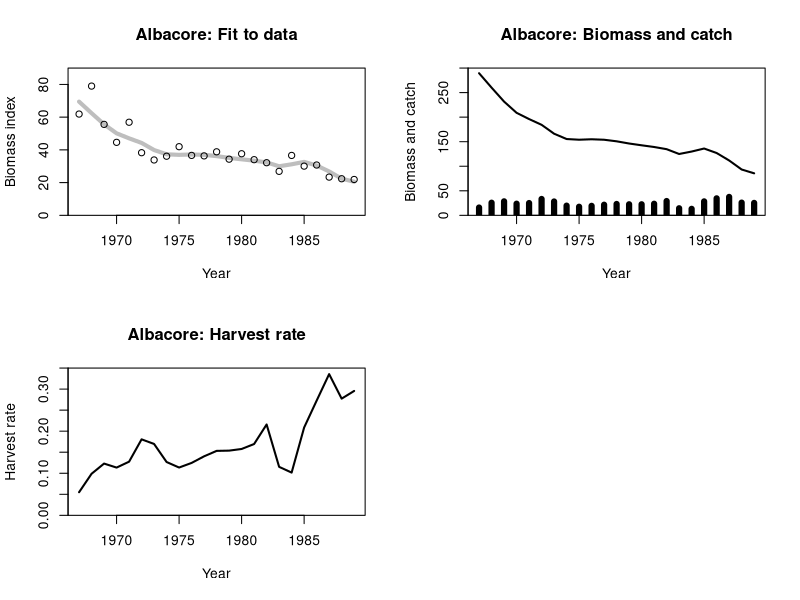
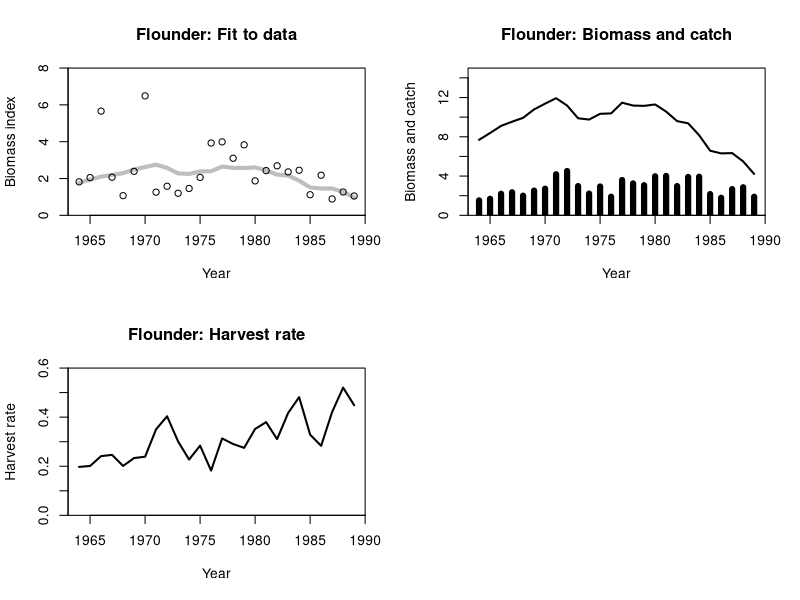
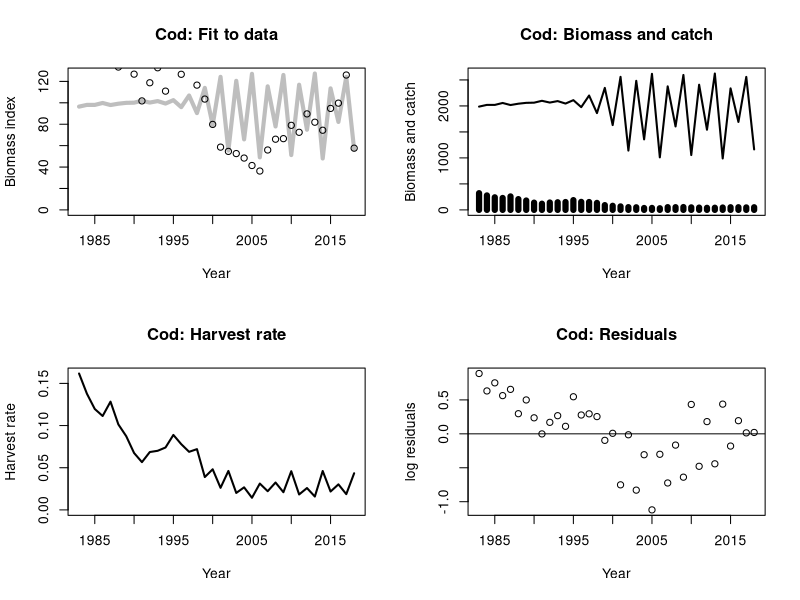
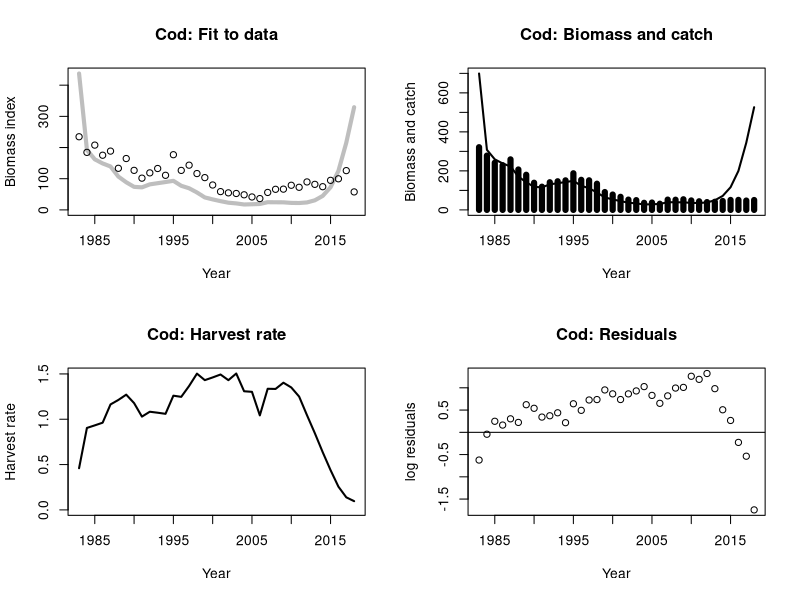
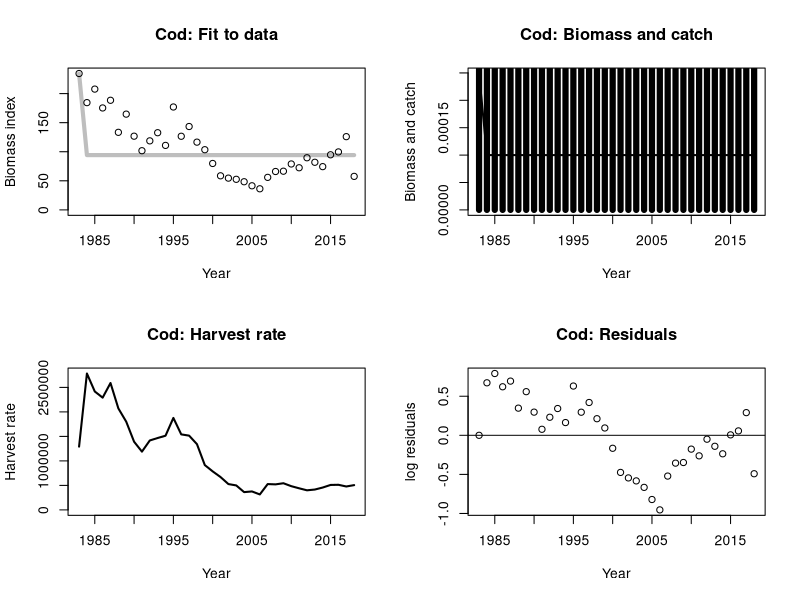
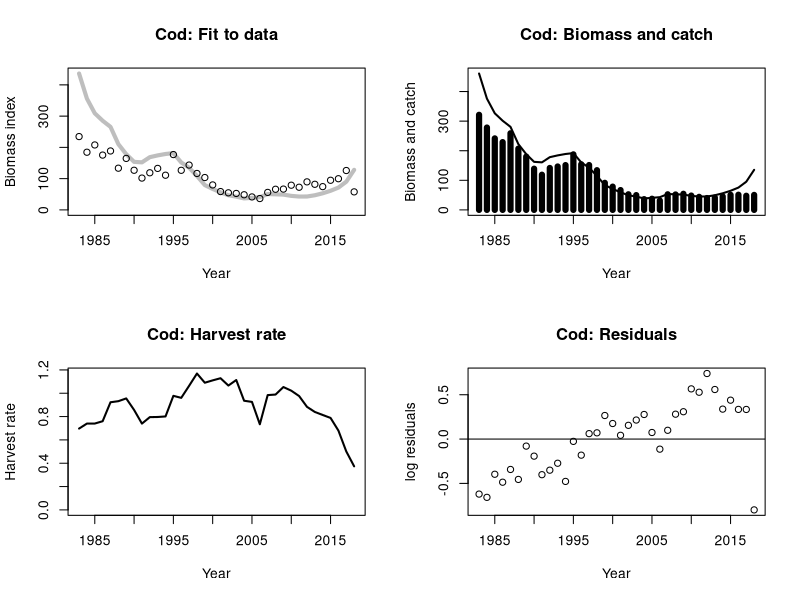
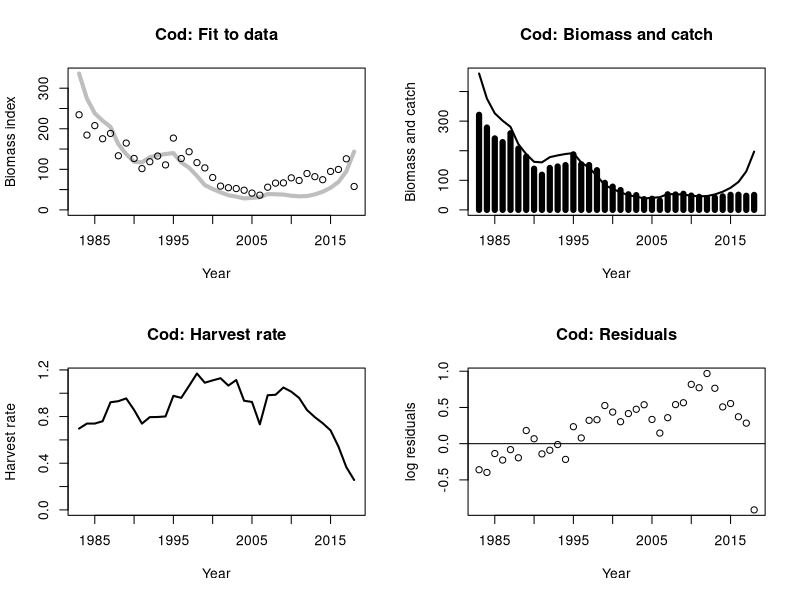

Recreate these plots in R, in order.
schaefer <- function(par, data, verbose=FALSE)
{
  r <- exp(par[["logr"]])
  K <- exp(par[["logK"]])
  Binit <- exp(par[["logBinit"]])
  q <- exp(par[["logq"]])
  year <- data$Year
  C <- data$Catch
  I <- data$Index
  n <- length(year)
  B <- numeric(n)
  B[1] <- Binit
  for(i in 1:(n-1))
  {
    B[i+1] <- max(B[i] + r*B[i]*(1-B[i]/K) - C[i], 1e-4)
  }
  Ifit <- q * B

  res <- log(I) - log(Ifit)
  RSS <- sum(res^2)

  pars <- c(r=r, K=K, Binit=Binit, q=q)
  refpts <- c(HRmsy=0.5*r, Bmsy=0.5*K, MSY=0.25*r*K)

  if(verbose)
    list(B=B, HR=C/B, Ifit=Ifit, res=res, pars=pars, refpts=refpts, RSS=RSS)
  else
    RSS
}

plot_schaefer <- function(fit, data, main) {
  par(mfrow=c(2,2))

  plot(data$Year, fit$Ifit, ylim=c(0,max(fit$Ifit)), type="l", lwd=4,
       col="gray", xlab="Year", ylab="Biomass index",
       main=paste0(main, ": Fit to data"))
  points(Index ~ Year, data)

  plot(data$Year, fit$B, type="l", ylim=c(0, max(fit$B)), lwd=2,
       xlab="Year", ylab="Biomass and catch", main=paste0(main, ": Biomass and catch"))
  points(Catch~Year, data, type="h", lwd=6)

  plot(data$Year, fit$HR, ylim=c(0, max(fit$HR)), type="l",
       lwd=2, xlab="Year", ylab="Harvest rate", main=paste0(main, ": Harvest rate"))

  plot(data$Year, fit$res, xlab = "Year", ylab = "log residuals",
    main=paste0(main, ": Residuals"))
  abline(h = 0)
}

################################################################################
## South Atlantic albacore

albacore <- read.table("albacore.dat", header=TRUE)
init <- c(logr=log(0.5), logK=log(200), logBinit=log(100), logq=log(0.5))

schaefer(par=init, albacore)
optim(init, schaefer, data=albacore)
est <- optim(init, schaefer, data=albacore)$par
fit <- schaefer(est, albacore, verbose=TRUE)

par(mfrow=c(2,2))

plot(albacore$Year, fit$Ifit, ylim=c(0,90), yaxs="i", type="l", lwd=4,
     col="gray", xlab="Year", ylab="Biomass index",
     main="Albacore: Fit to data")
points(Index~Year, albacore)

plot(albacore$Year, fit$B, type="l", ylim=c(0,300), yaxs="i", lwd=2,
     xlab="Year", ylab="Biomass and catch", main="Albacore: Biomass and catch")
points(Catch~Year, albacore, type="h", lwd=6)

plot(albacore$Year, fit$HR, ylim=c(0,0.35), yaxs="i", type="l",
     lwd=2, xlab="Year", ylab="Harvest rate", main="Albacore: Harvest rate")

fit$pars
fit$refpts

################################################################################
## Georges Bank winter flounder

flounder <- read.table("flounder.dat", header=TRUE)

K.init <- 8 * mean(flounder$Catch)
B.init <- 0.5 * K.init
q.init <- flounder$Index[1] / B.init
init <- c(logr=log(0.5), logK=log(K.init),
          logBinit=log(B.init), logq=log(q.init))

schaefer(par=init, flounder)
optim(init, schaefer, data=flounder)
optim(init, schaefer, data=flounder, method="Nelder-Mead",
      control=list(maxit=1e5, reltol=1e-10))
nlminb(init, schaefer, data=flounder, control=list(eval.max=1e4, iter.max=1e4))
est <- nlminb(init, schaefer, data=flounder,
              control=list(eval.max=1e4, iter.max=1e4))$par
fit <- schaefer(est, flounder, verbose=TRUE)

par(mfrow=c(2,2))

plot(flounder$Year, fit$Ifit, ylim=c(0,8), yaxs="i", lwd=4, col="gray",
     type="l", xlab="Year", ylab="Biomass index", main="Flounder: Fit to data")
points(Index~Year, flounder)

plot(flounder$Year, fit$B, type="l", ylim=c(0,15), yaxs="i", lwd=2,
     xlab="Year", ylab="Biomass and catch", main="Flounder: Biomass and catch")
points(Catch~Year, flounder, type="h", lwd=6)

plot(flounder$Year, fit$HR, ylim=c(0,0.6), yaxs="i", type="l",
     lwd=2, xlab="Year", ylab="Harvest rate", main="Flounder: Harvest rate")

t(fit$pars)
t(fit$refpts)


################################################################################
## Cod

cod <- read.csv("cod.csv", header=TRUE)
init <- c(logr     = log(1.000), 
          logK     = log(8*mean(cod$Catch)), 
          logBinit = log(4*mean(cod$Catch)), 
          logq     = log(cod$Index[1] / (4*mean(cod$Catch)))
          )

schaefer(par=init, cod)
opt <- optim(init, schaefer, data=cod)
opt
fit <- schaefer(opt$par, cod, verbose=TRUE)
exp(opt$par)

plot_schaefer(fit, cod, main = "Cod")

fit$pars
fit$refpts

# use contstraints ?
lower <- c(logr=log(.8), logK=log(500), logBinit=log(300), logq=log(.2))
upper <- c(logr=log(1.5), logK=log(1000), logBinit=log(700), logq=log(.9))

opt <- nlminb(init, schaefer, data=cod, lower = lower, upper = upper, control=list(eval.max=1e4, iter.max=1e4))
opt

exp(opt$par)

fit <- schaefer(opt$par, cod, verbose=TRUE)

plot_schaefer(fit, cod, main = "Cod")

fit$pars
fit$refpts


# initialise at nlminb solution?
opt <- optim(init, schaefer, data=cod, method = "BFGS")
opt

opt <- optim(opt$par, schaefer, data=cod, method = "Nelder-Mead")
opt

fit <- schaefer(opt$par, cod, verbose=TRUE)

plot_schaefer(fit, cod, main = "Cod")

fit$pars
fit$refpts



# initialise at solver solution ?
init <- c(logr=log(1.02798251784361), logK=log(920.324078858206), logBinit=log(460.961477373726), logq=log(0.729428157796693))

opt <- optim(init, schaefer, data=cod)
opt
fit <- schaefer(opt$par, cod, verbose=TRUE)
exp(opt$par)

plot_schaefer(fit, cod, main = "Cod")

fit$pars
fit$refpts


# try a different optimiser - this is the best fit... but is it sensible?
set.seed(15) # this optimiser is simulation based and the fits can depend on the random seed
             # if the model does not fit that well
opt <- optim(init, schaefer, data=cod, method = "SANN")
opt
fit <- schaefer(opt$par, cod, verbose=TRUE)
exp(opt$par)

plot_schaefer(fit, cod, main = "Cod")

fit$pars
fit$refpts
